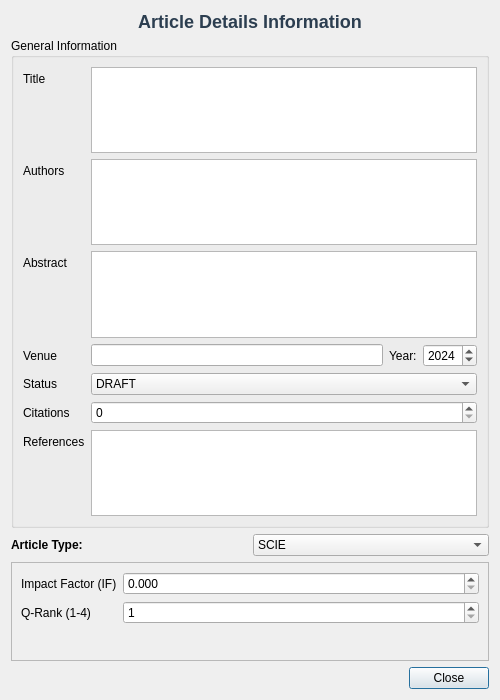
<?xml version="1.0" encoding="UTF-8"?>
<ui version="4.0">
 <class>ArticleDescriptionDialog</class>
 <widget class="QDialog" name="ArticleDescriptionDialog">
  <property name="geometry">
   <rect>
    <x>0</x>
    <y>0</y>
    <width>500</width>
    <height>700</height>
   </rect>
  </property>
  <property name="windowTitle">
   <string>Article Details</string>
  </property>
  <layout class="QVBoxLayout" name="verticalLayoutMain">
   <item>
    <widget class="QLabel" name="lblHeader">
     <property name="styleSheet">
      <string>font-size: 18px; font-weight: bold; color: #2c3e50;</string>
     </property>
     <property name="text">
      <string>Article Details Information</string>
     </property>
     <property name="alignment">
      <set>Qt::AlignmentFlag::AlignCenter</set>
     </property>
    </widget>
   </item>
   <item>
    <widget class="QGroupBox" name="groupCommon">
     <property name="title">
      <string>General Information</string>
     </property>
     <layout class="QFormLayout" name="formLayoutCommon">
      <item row="0" column="0">
       <widget class="QLabel" name="lblTitle">
        <property name="text">
         <string>Title</string>
        </property>
       </widget>
      </item>
      <item row="1" column="0">
       <widget class="QLabel" name="lblAuthors">
        <property name="text">
         <string>Authors</string>
        </property>
       </widget>
      </item>
      <item row="2" column="0">
       <widget class="QLabel" name="lblAbstract">
        <property name="text">
         <string>Abstract</string>
        </property>
       </widget>
      </item>
      <item row="2" column="1">
       <widget class="QPlainTextEdit" name="inputAbstract"/>
      </item>
      <item row="3" column="0">
       <widget class="QLabel" name="lblVenue">
        <property name="text">
         <string>Venue</string>
        </property>
       </widget>
      </item>
      <item row="3" column="1">
       <layout class="QHBoxLayout" name="layoutVenueYear">
        <item>
         <widget class="QLineEdit" name="inputVenue"/>
        </item>
        <item>
         <widget class="QLabel" name="lblYear">
          <property name="text">
           <string>Year:</string>
          </property>
         </widget>
        </item>
        <item>
         <widget class="QSpinBox" name="inputYear">
          <property name="minimum">
           <number>1900</number>
          </property>
          <property name="maximum">
           <number>2100</number>
          </property>
          <property name="value">
           <number>2024</number>
          </property>
         </widget>
        </item>
       </layout>
      </item>
      <item row="4" column="0">
       <widget class="QLabel" name="lblStatus">
        <property name="text">
         <string>Status</string>
        </property>
       </widget>
      </item>
      <item row="4" column="1">
       <widget class="QComboBox" name="comboStatus">
        <item>
         <property name="text">
          <string>DRAFT</string>
         </property>
        </item>
        <item>
         <property name="text">
          <string>SUBMITTED</string>
         </property>
        </item>
        <item>
         <property name="text">
          <string>UNDER_REVIEW</string>
         </property>
        </item>
        <item>
         <property name="text">
          <string>REVISIONS</string>
         </property>
        </item>
        <item>
         <property name="text">
          <string>ACCEPTED</string>
         </property>
        </item>
        <item>
         <property name="text">
          <string>REJECTED</string>
         </property>
        </item>
        <item>
         <property name="text">
          <string>PUBLISHED</string>
         </property>
        </item>
       </widget>
      </item>
      <item row="5" column="0">
       <widget class="QLabel" name="lblCitation">
        <property name="text">
         <string>Citations</string>
        </property>
       </widget>
      </item>
      <item row="5" column="1">
       <widget class="QSpinBox" name="inputCitation">
        <property name="maximum">
         <number>999999</number>
        </property>
       </widget>
      </item>
      <item row="6" column="0">
       <widget class="QLabel" name="label">
        <property name="text">
         <string>References</string>
        </property>
       </widget>
      </item>
      <item row="6" column="1">
       <widget class="QListView" name="refsList"/>
      </item>
      <item row="1" column="1">
       <widget class="QListView" name="authorsList"/>
      </item>
      <item row="0" column="1">
       <widget class="QPlainTextEdit" name="titleText"/>
      </item>
     </layout>
    </widget>
   </item>
   <item>
    <layout class="QHBoxLayout" name="layoutTypeSelect">
     <item>
      <widget class="QLabel" name="lblTypeSelect">
       <property name="styleSheet">
        <string>font-weight: bold;</string>
       </property>
       <property name="text">
        <string>Article Type:</string>
       </property>
      </widget>
     </item>
     <item>
      <widget class="QComboBox" name="comboType">
       <item>
        <property name="text">
         <string>SCIE</string>
        </property>
       </item>
       <item>
        <property name="text">
         <string>SCOPUS</string>
        </property>
       </item>
       <item>
        <property name="text">
         <string>CONFERENCE</string>
        </property>
       </item>
       <item>
        <property name="text">
         <string>OTHER</string>
        </property>
       </item>
      </widget>
     </item>
    </layout>
   </item>
   <item>
    <widget class="QStackedWidget" name="stackSpecifics">
     <property name="frameShape">
      <enum>QFrame::Shape::StyledPanel</enum>
     </property>
     <property name="currentIndex">
      <number>0</number>
     </property>
     <widget class="QWidget" name="pageSCIE">
      <layout class="QFormLayout" name="formLayoutSCIE">
       <item row="0" column="0">
        <widget class="QLabel" name="lblIF">
         <property name="text">
          <string>Impact Factor (IF)</string>
         </property>
        </widget>
       </item>
       <item row="0" column="1">
        <widget class="QDoubleSpinBox" name="inputIF">
         <property name="decimals">
          <number>3</number>
         </property>
        </widget>
       </item>
       <item row="1" column="0">
        <widget class="QLabel" name="lblQRank">
         <property name="text">
          <string>Q-Rank (1-4)</string>
         </property>
        </widget>
       </item>
       <item row="1" column="1">
        <widget class="QSpinBox" name="inputQRank">
         <property name="minimum">
          <number>1</number>
         </property>
         <property name="maximum">
          <number>4</number>
         </property>
        </widget>
       </item>
      </layout>
     </widget>
     <widget class="QWidget" name="pageSCOPUS">
      <layout class="QFormLayout" name="formLayoutSCOPUS">
       <item row="0" column="0">
        <widget class="QLabel" name="lblSJR">
         <property name="text">
          <string>SJR</string>
         </property>
        </widget>
       </item>
       <item row="0" column="1">
        <widget class="QDoubleSpinBox" name="inputSJR">
         <property name="decimals">
          <number>3</number>
         </property>
        </widget>
       </item>
       <item row="1" column="0">
        <widget class="QLabel" name="lblHIndex">
         <property name="text">
          <string>H-Index</string>
         </property>
        </widget>
       </item>
       <item row="1" column="1">
        <widget class="QSpinBox" name="inputHIndex"/>
       </item>
      </layout>
     </widget>
     <widget class="QWidget" name="pageCONFERENCE">
      <layout class="QFormLayout" name="formLayoutCONF">
       <item row="0" column="0">
        <widget class="QLabel" name="lblConfRank">
         <property name="text">
          <string>Conference Rank</string>
         </property>
        </widget>
       </item>
       <item row="0" column="1">
        <widget class="QLineEdit" name="inputConfRank"/>
       </item>
       <item row="1" column="0">
        <widget class="QLabel" name="lblLocation">
         <property name="text">
          <string>Location</string>
         </property>
        </widget>
       </item>
       <item row="1" column="1">
        <widget class="QLineEdit" name="inputLocation"/>
       </item>
       <item row="2" column="0">
        <widget class="QLabel" name="lblRate">
         <property name="text">
          <string>Acceptance Rate</string>
         </property>
        </widget>
       </item>
       <item row="2" column="1">
        <widget class="QDoubleSpinBox" name="inputAcceptRate">
         <property name="suffix">
          <string> %</string>
         </property>
         <property name="maximum">
          <double>100.000000000000000</double>
         </property>
        </widget>
       </item>
      </layout>
     </widget>
     <widget class="QWidget" name="pageOTHER">
      <layout class="QVBoxLayout" name="verticalOther">
       <item>
        <widget class="QLabel" name="lblOtherMsg">
         <property name="styleSheet">
          <string>color: gray; font-style: italic;</string>
         </property>
         <property name="text">
          <string>No specific details for this type.</string>
         </property>
         <property name="alignment">
          <set>Qt::AlignmentFlag::AlignCenter</set>
         </property>
        </widget>
       </item>
      </layout>
     </widget>
    </widget>
   </item>
   <item>
    <spacer name="verticalSpacer">
     <property name="orientation">
      <enum>Qt::Orientation::Vertical</enum>
     </property>
     <property name="sizeHint" stdset="0">
      <size>
       <width>20</width>
       <height>40</height>
      </size>
     </property>
    </spacer>
   </item>
   <item>
    <layout class="QHBoxLayout" name="layoutButtons">
     <item>
      <spacer name="horizontalSpacer">
       <property name="orientation">
        <enum>Qt::Orientation::Horizontal</enum>
       </property>
       <property name="sizeHint" stdset="0">
        <size>
         <width>40</width>
         <height>20</height>
        </size>
       </property>
      </spacer>
     </item>
     <item>
      <widget class="QPushButton" name="btnClose">
       <property name="text">
        <string>Close</string>
       </property>
      </widget>
     </item>
    </layout>
   </item>
  </layout>
 </widget>
 <resources/>
 <connections>
  <connection>
   <sender>comboType</sender>
   <signal>currentIndexChanged(int)</signal>
   <receiver>stackSpecifics</receiver>
   <slot>setCurrentIndex(int)</slot>
   <hints>
    <hint type="sourcelabel">
     <x>20</x>
     <y>20</y>
    </hint>
    <hint type="destinationlabel">
     <x>20</x>
     <y>20</y>
    </hint>
   </hints>
  </connection>
 </connections>
</ui>
